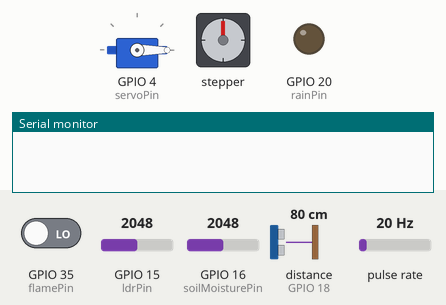
A sketch run on a simulated ESP32. Parts: servo, stepper motor, output pins drawn as LEDs (lit = HIGH), the last lines printed to the serial monitor. Wiring (inferred from the names in the program): ultrasonic range finder: trigger GPIO 17; echo GPIO 18; pulse sensor: data GPIO 21. The test bench sets the inputs (shaded band); at power-on: GPIO 15 (ldrPin) = 2048, GPIO 16 (soilMoisturePin) = 2048, GPIO 35 (flamePin) LOW, distance to the obstacle (sensor on GPIO 18) 80 cm, pulse rate 20 Hz. The echo pulse lasts 58.3 µs per cm; WiFi joins after 1.5 s; servers stay silent unless stated; no MQTT or app messages arrive unless stated; stepper angles assume 2048 steps per turn; pins used as bus, display or sensor lines are not drawn.

Above: at 0.1 s.
At 3.2 s:
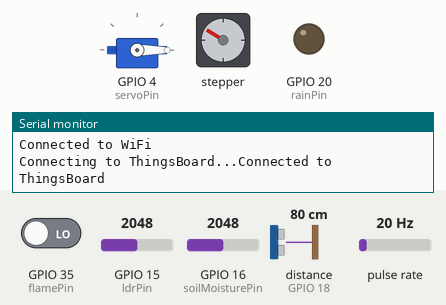
3.3 s: GPIO 15 (ldrPin) set to 2866
At 3.9 s:
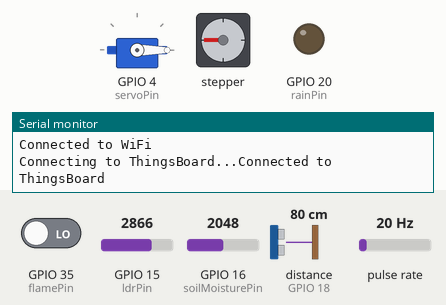
Timing chart, 0 to 19.8 s (numbered marks = the images above; inputs shaded):
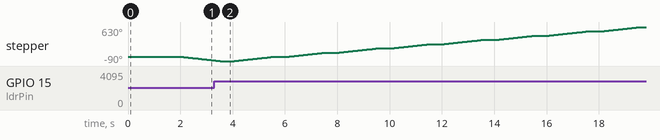

The sketch:

Test_TA.ino
```cpp
#include <WiFi.h>
#include <PubSubClient.h>  // Library MQTT untuk ThingsBoard
#include <ESP32Servo.h>
#include <Stepper.h>
#include <ArduinoJson.h>    // Tambahkan library ArduinoJson

// Definisikan pin untuk setiap sensor
const int ldrPin = 15;
const int rainPin = 20;
const int flamePin = 35;
const int trigPin = 17;      // Pin untuk sensor Ultrasonic Trig
const int echoPin = 18;      // Pin untuk sensor Ultrasonic Echo
const int flowPin = 21;
const int soilMoisturePin = 16;
const int pumpPin = 13;
const int servoPin = 4;
const int lampPin = 20;

// Motor Stepper 28BYJ-48
const int stepsPerRevolution = 2048; // Jumlah langkah untuk satu putaran

// Pin untuk motor stepper
const int stepperPin1 = 10;
const int stepperPin2 = 11;
const int stepperPin3 = 12;
const int stepperPin4 = 13;

// WiFi Settings
const char* ssid = "BUS.ID";      // Ganti dengan nama WiFi Anda
const char* password = "clean123456"; // Ganti dengan password WiFi Anda

// ThingsBoard Settings
const char* mqtt_server = "demo.thingsboard.io"; // Ganti dengan server ThingsBoard Anda jika perlu
const char* access_token = "9K57Qzhdo9IaPgEnzQSi"; // Ganti dengan Access Token perangkat Anda

WiFiClient espClient;
PubSubClient client(espClient);

Servo myServo;
Stepper myStepper(stepsPerRevolution, stepperPin1, stepperPin3, stepperPin2, stepperPin4);

volatile int flowCount = 0;
float flowRate = 0;
unsigned long lastTime = 0;

void IRAM_ATTR countFlow() {
  flowCount++;
}

void setup() {
  Serial.begin(115200);
  pinMode(ldrPin, INPUT);
  pinMode(rainPin, INPUT);
  pinMode(flamePin, INPUT);
  pinMode(trigPin, OUTPUT);
  pinMode(echoPin, INPUT);
  pinMode(flowPin, INPUT_PULLUP);
  pinMode(pumpPin, OUTPUT);
  pinMode(lampPin, OUTPUT);

  myServo.attach(servoPin);
  myServo.write(0);

  myStepper.setSpeed(10);

  attachInterrupt(digitalPinToInterrupt(flowPin), countFlow, FALLING);

  // Connect to WiFi
  WiFi.begin(ssid, password);
  while (WiFi.status() != WL_CONNECTED) {
    delay(1000);
    Serial.println("Connecting to WiFi...");
  }
  Serial.println("Connected to WiFi");

  // Connect to ThingsBoard MQTT
  client.setServer(mqtt_server, 1883);
  client.setCallback(callback);

  while (!client.connected()) {
    Serial.print("Connecting to ThingsBoard...");
    if (client.connect("ESP32Client", access_token, NULL)) {
      Serial.println("Connected to ThingsBoard");
    } else {
      Serial.print("Failed, rc=");
      Serial.print(client.state());
      delay(2000);
    }
  }
}

void callback(char* topic, byte* payload, unsigned int length) {
  // This function handles incoming messages (if needed)
}

void loop() {
  client.loop();  // Keep MQTT connection alive

  // Membaca status sensor LDR, Raindrop, dan Flame
  int ldrValue = analogRead(ldrPin);
  int calibratedLDR = map(ldrValue, 0, 4095, 0, 1000);
  int rainState = digitalRead(rainPin);
  int flameState = digitalRead(flamePin);

  // Menggerakkan motor stepper berdasarkan nilai LDR
  if (calibratedLDR > 500) {
    myStepper.step(stepsPerRevolution / 4);
  } else {
    myStepper.step(-stepsPerRevolution / 4);
  }

  // Mengirim data ke ThingsBoard
  StaticJsonDocument<200> doc;
  doc["ldrValue"] = calibratedLDR;
  doc["rainState"] = rainState == HIGH ? "Tidak Hujan" : "Hujan";
  doc["flameState"] = flameState == HIGH ? "Tidak Ada Api" : "Api Terdeteksi";

  // Menghitung jarak menggunakan sensor ultrasonik
  long duration, distance;
  digitalWrite(trigPin, LOW);
  delayMicroseconds(2);
  digitalWrite(trigPin, HIGH);
  delayMicroseconds(10);
  digitalWrite(trigPin, LOW);

  duration = pulseIn(echoPin, HIGH, 30000); // Menghitung durasi pulsa
  if (duration == 0) {
    distance = -1; // Jika tidak ada respon
  } else {
    distance = duration * 0.034 / 2; // Rumus perhitungan jarak
  }

  if (distance > 0 && distance <= 400) {
    doc["distance"] = distance;  // Menambahkan jarak ke data JSON
  } else {
    doc["distance"] = "Out of range";  // Menandakan jika jarak di luar jangkauan
  }

  // Menghitung kecepatan aliran
  unsigned long currentTime = millis();
  if (currentTime - lastTime >= 1000) {
    flowRate = flowCount / 7.5;
    doc["flowRate"] = flowRate;
    flowCount = 0;
    lastTime = currentTime;
  }

  // Membaca sensor Soil Moisture
  int soilMoistureValue = analogRead(soilMoisturePin);
  int calibratedSoilMoisture = map(soilMoistureValue, 0, 4095, 0, 1000);
  doc["soilMoisture"] = calibratedSoilMoisture;

  // Serialize JSON to char array
  char telemetry[512];
  serializeJson(doc, telemetry);

  // Kirim data ke ThingsBoard
  client.publish("v1/devices/me/telemetry", telemetry);

  delay(500);
}
```
